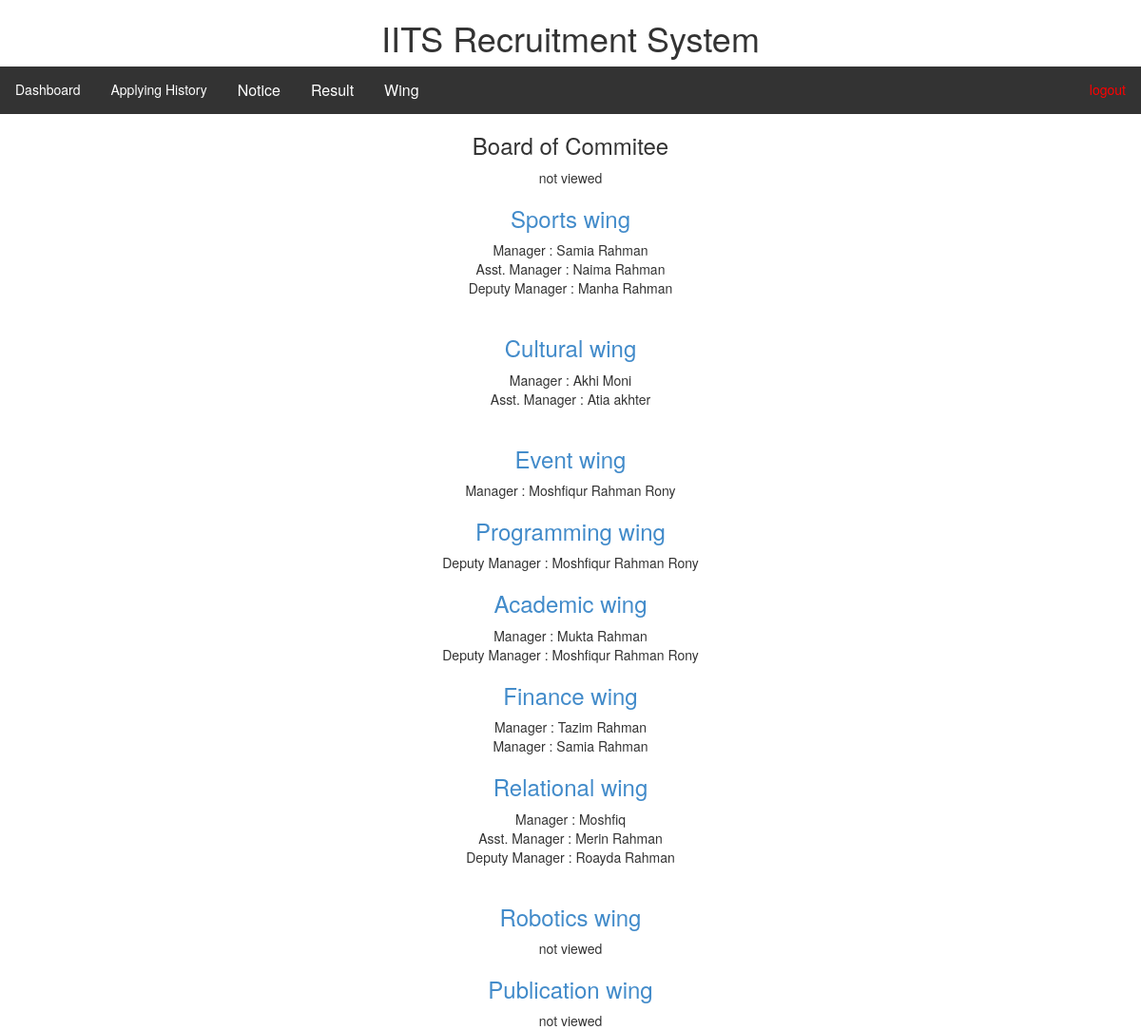
Page /society.php on the committed database.
### tables this page shows
CREATE TABLE `applyform` (
  `ID` int(11) NOT NULL,
  `password` varchar(255) NOT NULL,
  `position` varchar(500) NOT NULL,
  `name` varchar(500) NOT NULL,
  `dept-id` int(11) NOT NULL,
  `Program` varchar(500) NOT NULL,
  `wing` varchar(1200) NOT NULL,
  `CGPA` float NOT NULL,
  `Address` varchar(500) NOT NULL,
  `Contact` int(11) NOT NULL,
  `E-mail` varchar(500) NOT NULL,
  `Facebook` varchar(500) NOT NULL,
  `association` varchar(500) NOT NULL,
  `Experience` varchar(500) NOT NULL,
  `choosing-position` varchar(500) NOT NULL,
  `serve` varchar(500) NOT NULL,
  `selected` tinyint(1) DEFAULT NULL,
  `imgdir` varchar(200) NOT NULL
);

### society.php (the view, shortened to what this page needs)
<?php include('header/admin-header.php'); ?>
<?php
include('dbcon.php');
?>
<!DOCTYPE html>
<html>
<head>
</head>
<body>
<div align="center">
    <h3 align="center">Board of Commitee</h3>
    <?php
    $sql = "SELECT * FROM applyform WHERE selected=1 AND position LIKE '%President%' OR position LIKE '%Secretary%'";
    $qry = mysqli_query($connection, $sql);
    if (mysqli_num_rows($qry) > 0) {
        while ($row = mysqli_fetch_assoc($qry)) {
            ?>
            <?php echo $row["position"]; ?> : <?php echo $row["name"]; ?><br>
            <?php
        }
    } else {
        echo "not viewed";
    }
    ?>
</div>
<div align="center">
    <h3 align="center"><a href="sports.php"> Sports wing</a></h3>
    <?php
    $sql = "SELECT * FROM applyform WHERE selected=1 AND wing='sports' AND position LIKE '%Manager%'";
    $qry = mysqli_query($connection, $sql);
    if (mysqli_num_rows($qry) > 0) {
        while ($row = mysqli_fetch_assoc($qry)) {
            ?>
            <?php echo $row["position"]; ?> : <?php echo $row["name"]; ?><br>
            <?php
        }
    } else {
        echo "not viewed";
    }
    ?>
</div>
<div align="center" class="container" id='getp'>
    <h3 align="center"><a href="cultural-wing.php"> Cultural wing</a></h3>
    <?php
    $sql = "SELECT * FROM applyform WHERE selected=1 AND wing='Cultural' AND position LIKE '%Manager%'";
    $qry = mysqli_query($connection, $sql);
    if (mysqli_num_rows($qry) > 0) {
        while ($row = mysqli_fetch_assoc($qry)) {
            ?>
            <?php echo $row["position"]; ?> : <?php echo $row["name"]; ?><br>
            <?php
        }
    } else {
        echo "not viewed";
    }
    ?>
</div>
<div align="center" class="container" id='getp'>
    <h3 align="center"><a href="Event-wing.php"> Event wing</a></h3>
    <?php
    $sql = "SELECT * FROM applyform WHERE selected=1 AND wing='Event' AND position LIKE '%Manager%'";
    $qry = mysqli_query($connection, $sql);
    if (mysqli_num_rows($qry) > 0) {
        while ($row = mysqli_fetch_assoc($qry)) {
            ?>
            <?php echo $row["position"]; ?> : <?php echo $row["name"]; ?><br>
            <?php
        }
    } else {
        echo "not viewed";
    }
    ?>
</div>
<div align="center">
    <h3 align="center"><a href="programming-wing.php">Programming wing</a></h3>
    <?php
    $sql = "SELECT * FROM applyform WHERE selected=1 AND wing='programming' AND position LIKE '%Manager%'";
    $qry = mysqli_query($connection, $sql);
    if (mysqli_num_rows($qry) > 0) {
        while ($row = mysqli_fetch_assoc($qry)) {
            ?>
            <?php echo $row["position"]; ?> : <?php echo $row["name"]; ?><br>
            <?php
        }
    } else {
        echo "not viewed";
    }
    ?>
</div>
<div align="center">
    <h3 align="center"><a href="Academic-wing.php">Academic wing</a></h3>
    <?php
    $sql = "SELECT * FROM applyform WHERE selected=1 AND wing='Academic' AND position LIKE '%Manager%'";
    $qry = mysqli_query($connection, $sql);
    if (mysqli_num_rows($qry) > 0) {
        while ($row = mysqli_fetch_assoc($qry)) {
            ?>
            <?php echo $row["position"]; ?> : <?php echo $row["name"]; ?><br>
            <?php
        }
    } else {
        echo "not viewed";
    }
    ?>
</div>
<div align="center">
    <h3 align="center"><a href="Finance-wing.php">Finance wing</a></h3>
    <?php
    $sql = "SELECT * FROM applyform WHERE selected=1 AND wing='Finance' AND position LIKE '%Manager%'";
    $qry = mysqli_query($connection, $sql);
    if (mysqli_num_rows($qry) > 0) {
        while ($row = mysqli_fetch_assoc($qry)) {
            ?>
            <?php echo $row["position"]; ?> : <?php echo $row["name"]; ?><br>
            <?php
        }
    } else {
        echo "not viewed";
    }
    ?>
</div>
<div align="center">
    <h3 align="center"><a href="Relational-wing.php">Relational wing</a></h3>
    <?php
    $sql = "SELECT * FROM applyform WHERE selected=1 AND wing='Relational' AND position LIKE '%Manager%'";
    $qry = mysqli_query($connection, $sql);
    if (mysqli_num_rows($qry) > 0) {
        while ($row = mysqli_fetch_assoc($qry)) {
            ?>
            <?php echo $row["position"]; ?> : <?php echo $row["name"]; ?><br>
            <?php
        }
    } else {
        echo "not viewed";
    }
    ?>
</div>
<div align="center" class="container" id='getp'>
    <h3 align="center"><a href="Robotics-wing.php"> Robotics wing</a></h3>
    <?php
    $sql = "SELECT * FROM applyform WHERE selected=1 AND wing='Robotics' AND position LIKE '%Manager%'";
    $qry = mysqli_query($connection, $sql);
    if (mysqli_num_rows($qry) > 0) {
        while ($row = mysqli_fetch_assoc($qry)) {
            ?>
            <?php echo $row["position"]; ?> : <?php echo $row["name"]; ?><br>
            <?php
        }
    } else {
        echo "not viewed";
    }
    ?>
</div>
<div align="center">
    <h3 align="center"><a href="publication-wing.php">Publication wing</a></h3>
    <?php
    $sql = "SELECT * FROM applyform WHERE selected=1 AND wing='Publication' AND position LIKE '%Manager%'";
    $qry = mysqli_query($connection, $sql);
    if (mysqli_num_rows($qry) > 0) {
        while ($row = mysqli_fetch_assoc($qry)) {
            ?>
            <?php echo $row["position"]; ?> : <?php echo $row["name"]; ?><br>
            <?php
        }
    } else {
        echo "not viewed";
    }
    ?>
</div>
</body>
</html>

### header/admin-header.php (style rules this page uses)
.container { margin-top:20px; }

### rows in the picture
applyform: position "Manager", name "Samia Rahman"
applyform: position "Asst. Manager", name "Naima Rahman"
applyform: position "Deputy Manager", name "Manha Rahman"
applyform: position "Manager", name "Akhi Moni"
applyform: position "Asst. Manager", name "Atia akhter"
applyform: position "Manager", name "Moshfiqur Rahman Rony"
applyform: position "Deputy Manager", name "Moshfiqur Rahman Rony"
applyform: position "Manager", name "Mukta Rahman"
applyform: position "Deputy Manager", name "Moshfiqur Rahman Rony"
applyform: position "Manager", name "Tazim Rahman"
applyform: position "Manager", name "Samia Rahman"
applyform: position "Manager", name "Moshfiq"
applyform: position "Asst. Manager", name "Merin Rahman"
applyform: position "Deputy Manager", name "Roayda Rahman"
